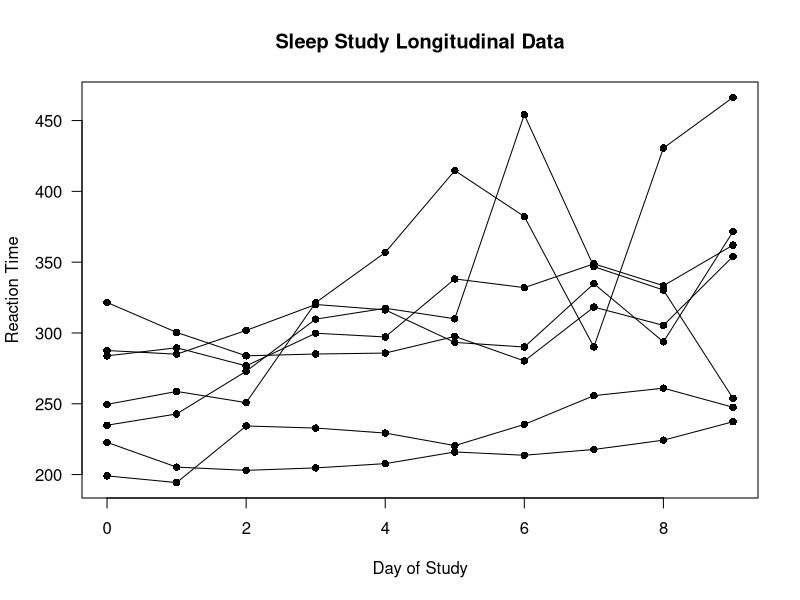
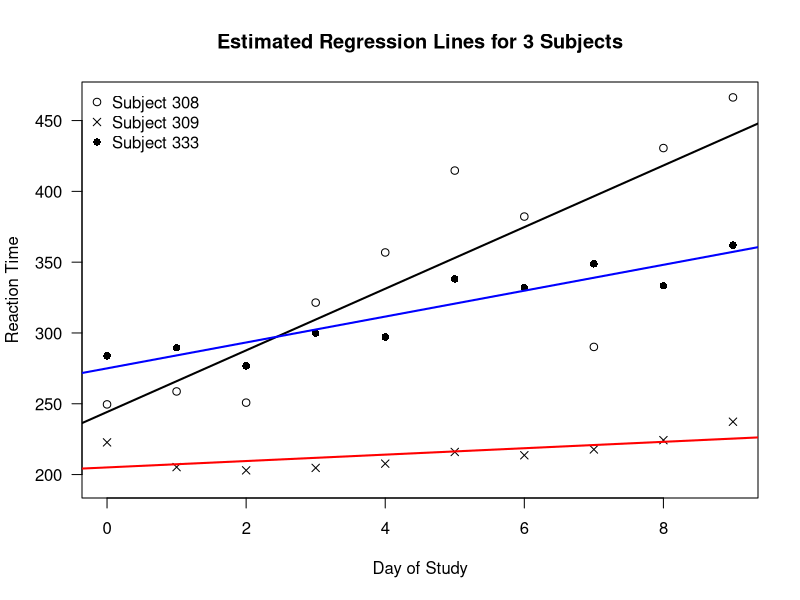

The R source for these figures, in order:
## ---- chunk 1
library(lme4)
data(sleepstudy)
ids <- unique(sleepstudy$Subject)

plot(sleepstudy$Days, sleepstudy$Reaction, type="n",
     ylab="Reaction Time", xlab="Day of Study", las=1,
     main="Sleep Study Longitudinal Data")
for(k in 1:7) {
    ind <- sleepstudy$Subject == ids[k]
    lines(sleepstudy$Days[ind], sleepstudy$Reaction[ind])
    points(sleepstudy$Days[ind], sleepstudy$Reaction[ind], pch=16)
}
## ---- chunk 2
pc <- c(1,4,3,4,5,6,16)
cls <- c("black", "red", "black", "black","black","black", "blue")
plot(sleepstudy$Days, sleepstudy$Reaction, type="n",
     ylab="Reaction Time", xlab="Day of Study", las=1,
     main="Estimated Regression Lines for 3 Subjects")
for(k in c(1,2,7)) {
  ind <- sleepstudy$Subject == ids[k]
  points(sleepstudy$Days[ind], sleepstudy$Reaction[ind], pch=pc[k])
  tmp <- lm(Reaction ~ Days, data=sleepstudy[sleepstudy$Subject==ids[k],])
  abline(tmp$coef[1], tmp$coef[2], col=cls[k], lwd=2)
}
legend("topleft", legend=c("Subject 308", "Subject 309", "Subject 333"), pch=c(1,4,16),
       bty='n')
## ---- chunk 3
data(sleepstudy) 
dim(sleepstudy) # 18 individuals, each with 10 observations
sleepstudy[1:20,] # Data from the subjects with ids: 308 and 309
## ---- chunk 4
lmm.sleep.intercept <- lmer(Reaction ~ Days + (1|Subject), data = sleepstudy)
## ---- chunk 5
x.mat <- model.matrix(lmm.sleep.intercept)
## This design matrix should have an intercept column
## and a column which stores the "Days" variable
x.mat[1:5,]
## ---- chunk 6
## Use argument type = "random" to get random-effects design matrix
z.mat <- model.matrix(lmm.sleep.intercept, type="random")
z.mat[1:20,] # The . values in zmat correspond to zeros
## ---- chunk 7
summary(lmm.sleep.intercept)
## ---- chunk 8
lmm.sleep.slope <- lmer(Reaction ~ Days + (Days|Subject), data = sleepstudy)
## ---- chunk 9
x.mat2 <- model.matrix(lmm.sleep.slope)
## This design matrix should be the same as that from lmm.sleep.intercept
x.mat2[1:5,]
## ---- chunk 10
## Use argument type = "random" to get random-effects design matrix
z.mat2 <- model.matrix(lmm.sleep.slope, type="random")
z.mat2[1:20,] # The . values in zmat2 correspond to zeros
## ---- chunk 11
summary(lmm.sleep.slope)
## ---- chunk 12
library(geepack)
## ---- chunk 13
data(ohio)
head(ohio, 12) # look at first 12 rows of ohio
